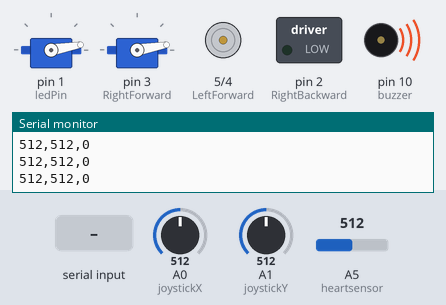
A sketch run on a simulated Arduino Nano, built with avr-gcc and run on an emulated ATmega328P. Parts: 2 × servo, motor-driver pin pairs drawn as motors (green arrow = first pin HIGH = forward, orange = second pin HIGH = backward, longer = more drive), switched loads named in the sketch (green lamp = pin HIGH), buzzer (waves = sounding, pin HIGH), the last lines printed to the serial monitor. Inputs (shaded band) come from the test bench; at power-on: A0 (joystickX) = 512, A5 (heartsensor) = 512, A1 (joystickY) = 512. Pins used as bus, display or sensor lines are not drawn.

Above: at 1.2 s.
1.3 s: A0 (joystickX) set to 688
4.3 s: A0 (joystickX) set to 709
At 5.5 s:
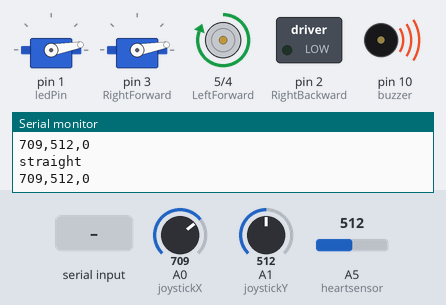
5.8 s: "R\n" received over the second serial link
At 6.2 s:
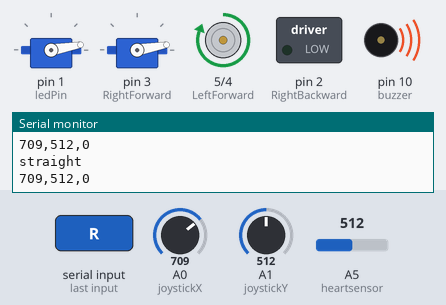
7.3 s: A5 (heartsensor) set to 11
8.8 s: A5 (heartsensor) set to 8
At 9.2 s:
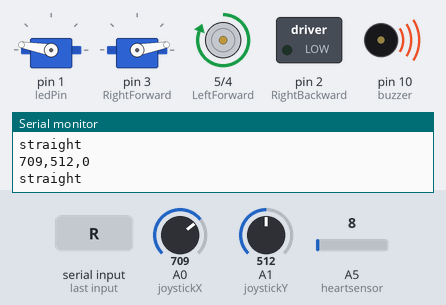
10.3 s: "I\n" received over the second serial link
At 11.4 s:
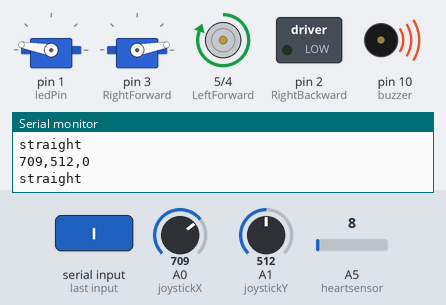
Timing chart, 0 to 12.8 s (numbered marks = the images above; inputs shaded):
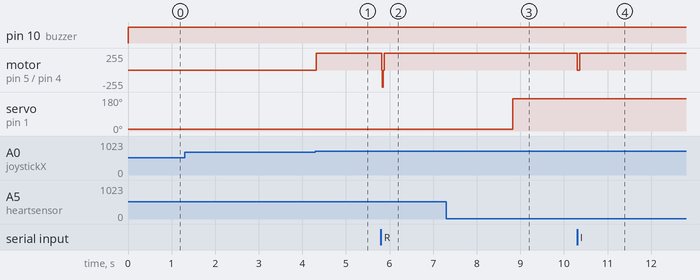

The sketch:

BLUETOOTH_CAR.ino
```cpp
#include <Servo.h>// servo library
#include <SoftwareSerial.h>//bluetooth library

SoftwareSerial bluetoothSerial(11, 12); // RX, TX
//servo
Servo myservoX;//servo 1 object
Servo myservoY;//servo 2 object
int pos1 = 10;
int pos2 = 170;


//Other Sensors
int buzzer= 10;
int heartsensor = A5;
int temperaturesensor= A6;

//Joystick
int joystickX= A0;
int joystickY= A1;
int joystickpush=11;
int xValue = 0 ;
int yValue = 0 ;
int bValue = 0 ;


//initial motors pin
int RightForward = 3;
int RightBackward = 2;
int LeftForward = 5;
int LeftBackward = 4;

char command;

//SirenLed
const int ledPin =  1;
int ledState = LOW;
unsigned long previousMillis = 0;
const long interval = 1000;

void setup()
{
  bluetoothSerial.begin(9600);  //Set the baud rate to your Bluetooth module.
Serial.begin(9600);
pinMode(joystickpush,INPUT);
  digitalWrite(joystickpush,HIGH);
  pinMode(buzzer,OUTPUT);
  pinMode(ledPin, OUTPUT);

pinMode(RightForward, OUTPUT);
  pinMode(RightBackward, OUTPUT);
  pinMode(LeftForward, OUTPUT);
  pinMode(LeftBackward, OUTPUT);

myservoX.attach(1);
myservoY.attach(3);

}

void loop() {
  //Readings
unsigned long currentMillis = millis();
int long Heartbeat=analogRead(heartsensor);
int long temperature=analogRead(temperature);


//joystick code
Readjoystick();

if(xValue>=522 && xValue<=524 && yValue>=532 && yValue<=534)
{


  }
else if (xValue>=700){
straight();
}

else if (xValue <= 300){
Reverse();
}
else if(xValue <= 700 && xValue >=525 && yValue >= 535){
  turnRight();
}

else if(xValue <= 700 && xValue >=300 && yValue <= 500){
  turnLeft();

}
if (bValue == 1){
  digitalWrite(buzzer,HIGH);

if (currentMillis - previousMillis >= interval) {
    // save the last time you blinked the LED
    previousMillis = currentMillis;
if (ledState == LOW) {
      ledState = HIGH;
    } else {
      ledState = LOW;
    }
    digitalWrite(ledPin, ledState);
  }
}

//bluetooth code

  if (bluetoothSerial.available() > 0) {
    command = bluetoothSerial.read();

    Stop(); //initialize with motors stoped
    if(command == 'F'){
      straight();
    }

    if(command == 'B'){
      Reverse();
    }

    if(command == 'L'){
      turnLeftmost();
    }

    if(command == 'R'){
      turnRightmost();
    }
    if(command == 'I'){
      turnRight();
    }
    if(command == 'G'){
      turnLeft();
    }
    if(command == 'J'){
      turnRightbackward();
    }
    if(command == 'H'){
      turnLeftbackward();
    }
  }

  //Heart control

if (Heartbeat<10){
  digitalWrite(buzzer,HIGH);
  myservoX.write(pos2);

}
else{
  myservoX.write(pos1);
}

//Temperature Control

if (temperature > 97){
  digitalWrite(buzzer,HIGH);
  myservoY.write(pos1);

}
else{
  myservoY.write(pos2);
}


  }


//car driving functions

void turnRight()
{
  Serial.println("turnLeft");

  digitalWrite(RightForward, HIGH);
  digitalWrite(RightBackward, LOW);

  digitalWrite(LeftForward, LOW);
  digitalWrite(LeftBackward, LOW);
}

void straight()
{
   Serial.println("straight");

   digitalWrite(RightForward, HIGH);
   digitalWrite(RightBackward, LOW);
   digitalWrite(LeftForward, HIGH);
   digitalWrite(LeftBackward, LOW);
}

void turnLeft()
{
Serial.println("turnR");

  digitalWrite(RightForward, LOW);
  digitalWrite(RightBackward, LOW);

  digitalWrite(LeftForward, HIGH);
  digitalWrite(LeftBackward, LOW);
}

void turnRightmost()
{
  Serial.println("turnRightmost");

  digitalWrite(RightForward, HIGH);
  digitalWrite(RightBackward, LOW);

  digitalWrite(LeftForward, LOW);
  digitalWrite(LeftBackward, HIGH);

}
void Reverse()
{

  digitalWrite(RightForward, LOW);
  digitalWrite(RightBackward, HIGH);

  digitalWrite(LeftForward, LOW);
  digitalWrite(LeftBackward, HIGH);
}

void turnLeftmost()
{

  digitalWrite(RightForward, LOW);
  digitalWrite(RightBackward, HIGH);

  digitalWrite(LeftForward, HIGH);
  digitalWrite(LeftBackward, LOW);

}

void Stop()
{


  digitalWrite(RightForward, LOW);
  digitalWrite(RightBackward, LOW);

  digitalWrite(LeftForward, LOW);
  digitalWrite(LeftBackward, LOW);

}

void turnRightbackward()
{


  digitalWrite(RightForward, LOW);
  digitalWrite(RightBackward, HIGH);

  digitalWrite(LeftForward, LOW);
  digitalWrite(LeftBackward, LOW);

}

void turnLeftbackward()
{


  digitalWrite(RightForward, LOW);
  digitalWrite(RightBackward, LOW);

  digitalWrite(LeftForward, LOW);
  digitalWrite(LeftBackward, HIGH);

}

// Joystick reading function
void Readjoystick(){

  xValue = analogRead(joystickX);
  yValue = analogRead(joystickY);
  bValue = digitalRead(joystickpush);
  Serial.print(xValue,DEC);
  Serial.print(",");
  Serial.print(yValue,DEC);
  Serial.print(",");
  Serial.print(!bValue);
  Serial.print("\n");


}
```

Measured:
- the behaviour switches between 699 and 700 on A0 (joystickX) (found by bisection; images 0 and 1)
- the behaviour switches between 10 and 9 on A5 (heartsensor) (found by bisection; images 2 and 3)
- after the input at 4.3 s, motor on pin 5 (LeftForward) / pin 4 (LeftBackward): stopped → forward 255/255 at once
- after the input at 5.8 s, motor on pin 5 (LeftForward) / pin 4 (LeftBackward): forward 255/255 → stopped at once, → backward 255/255 0.02 s later, → stopped 0.02 s later, → forward 255/255 0.02 s later
- after the input at 8.8 s, servo on pin 1 (ledPin): 10° → 170° at once
- after the input at 10.3 s, motor on pin 5 (LeftForward) / pin 4 (LeftBackward): forward 255/255 → stopped at once, → forward 255/255 0.05 s later
